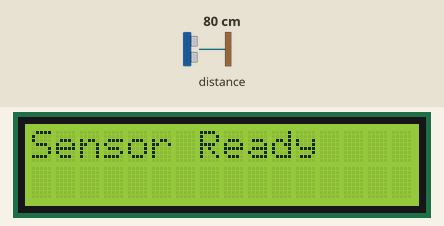
Simulated run of this sketch. Board: Arduino Uno, built with avr-gcc and run on an emulated ATmega328P. Parts: 16×2 character LCD. Inputs (shaded band) come from the test bench; at power-on: distance to the obstacle 80 cm. What the sketch prints to the serial monitor is not drawn.

Above: at 2.1 s.
At 5.3 s:
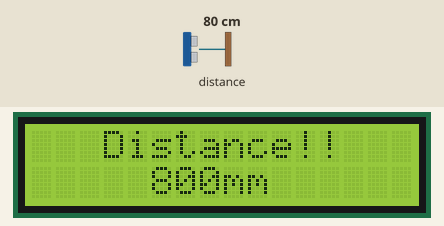
5.4 s: distance to the obstacle set to 2 cm
At 6.8 s:
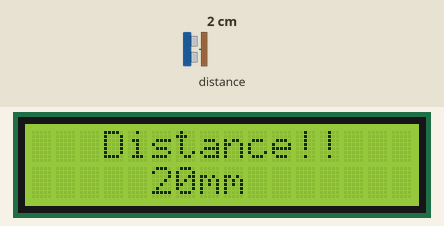
7.1 s: distance to the obstacle set to 4 cm
At 8.2 s:
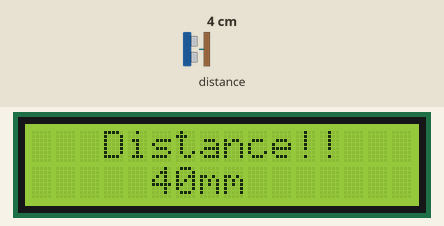
8.6 s: distance to the obstacle set to 9 cm
At 9.5 s:
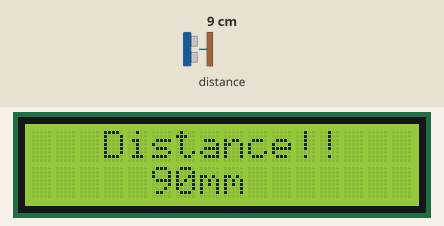
Timing chart, 0 to 11.6 s (numbered marks = the images above; inputs shaded):
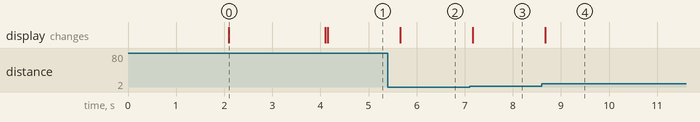

The sketch:

VL53L0X_LCD_LONGRANGE.ino
```cpp
#include <Wire.h>
#include <VL53L0X.h>
#include <LiquidCrystal_I2C.h>

// 객체 생성
VL53L0X sensor;
LiquidCrystal_I2C lcd(0x27, 16, 2);  // LCD 주소 0x27, 16x2

void setup() {
  Serial.begin(115200);
  Wire.begin();

  lcd.init();
  lcd.backlight();
  lcd.clear();
  lcd.setCursor(0, 0);
  lcd.print("Starting sensor");
  delay(2000);


  sensor.setTimeout(500);
  if (!sensor.init()) {
    Serial.println("VL53L0X init failed!");
    lcd.clear();
    lcd.print("Sensor Error");
    while (1);  // 센서 초기화 실패 시 멈춤
  }


  sensor.setSignalRateLimit(0.1);
  sensor.setVcselPulsePeriod(VL53L0X::VcselPeriodPreRange, 18);
  sensor.setVcselPulsePeriod(VL53L0X::VcselPeriodFinalRange, 14);
  sensor.setMeasurementTimingBudget(200000);

  sensor.startContinuous();  // 연속 측정 시작

  lcd.clear();
  lcd.setCursor(0, 0);
  lcd.print("Sensor Ready");
  delay(2000);
  lcd.clear();
}

void loop() {
  int distance = sensor.readRangeContinuousMillimeters();

  if (sensor.timeoutOccurred()) {
    Serial.println("TIMEOUT");
    lcd.print("Timeout Error");
  }
  else {
    Serial.print("Distance: ");
    Serial.print(distance);
    Serial.println(" mm");

    lcd.setCursor(3, 0);
    lcd.print("Distance!!");
    lcd.setCursor(5, 1);
    lcd.print(distance);
    lcd.print("mm   ");
  }

  delay(200);  // 측정 간격
}
```

Measured:
- after the input at 5.4 s, the display: changes after 0.26 s (image 2)
- after the input at 7.1 s, the display: changes after 0.07 s (image 3)
- after the input at 8.6 s, the display: changes after 0.07 s (image 4)
- what the display in image 0 shows lasts 2.0 s, from 2.1 s to 4.1 s
